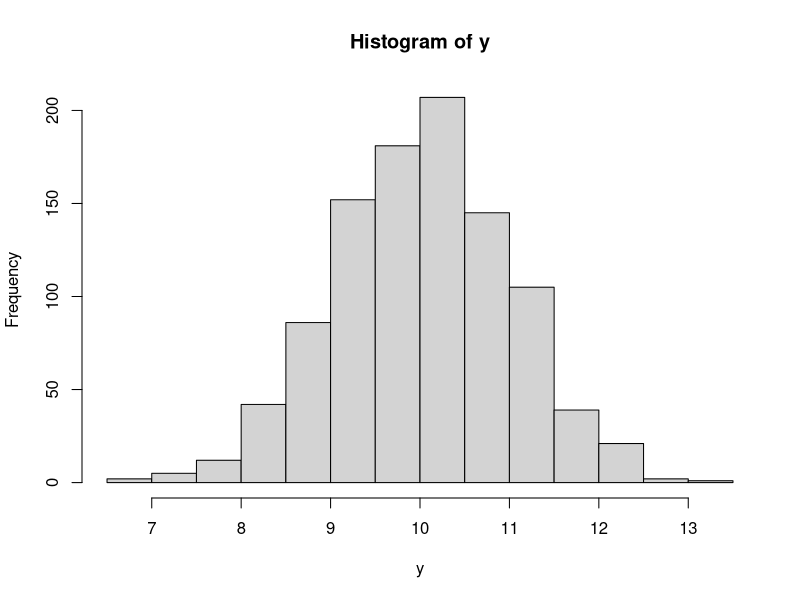

R code for this plot:
# first try on github-R-studio

n = 100
S = 1000
y = rep(NA,S)
for (s in 1:S)
{
  x = rnorm(n,1)
  y[s] = mean(x)*sqrt(n)
}  
mean(y<0.2) - pnorm(0.2)

hist(y)

